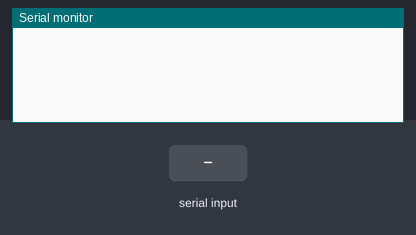
This sketch was run on a simulated Arduino Uno, built with avr-gcc and run on an emulated ATmega328P. Shown: the last lines printed to the serial monitor. The test bench sets the inputs (shaded band).

Above: at 1.7 s.
1.8 s: "65" received over the second serial link
At 4.0 s:
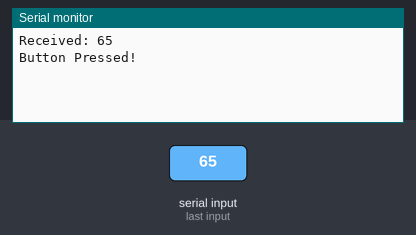
4.3 s: "1" received over the second serial link
At 6.6 s:
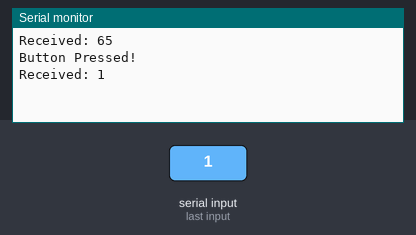

Measured:
- after the input at 1.8 s, the serial monitor: prints a new line after 1.0 s (image 1)
- after the input at 4.3 s, the serial monitor: prints a new line after 1.0 s (image 2)

The sketch:

DisplayTest.ino
```cpp
#include <SoftwareSerial.h>


SoftwareSerial nextion(3, 4);  // RX, TX

void sendCommand(String cmd) {
  nextion.print(cmd);
  nextion.write(0xFF);
  nextion.write(0xFF);
  nextion.write(0xFF);
}

void setup() {
  Serial.begin(9600);
  nextion.begin(9600);
  delay(500);

  // Setze den Text in der Textbox "t0" auf "Hello"
  sendCommand("t0.txt=\"Martin Weishäupl\"");
  sendCommand("t1.txt=\"Anwesend\"");
  sendCommand("b0.txt=\"sound\"");
}

void loop() {
  if (nextion.available()) {
    String message = nextion.readString();  // Lese empfangene Daten
    Serial.println("Received: " + message);

    if (message.indexOf("65") >= 0) {  // 65 = Button Event (b0)
      Serial.println("Button Pressed!");
      sendCommand("t0.txt=\"Button gedrückt!\"");
    }
  }
}
```
